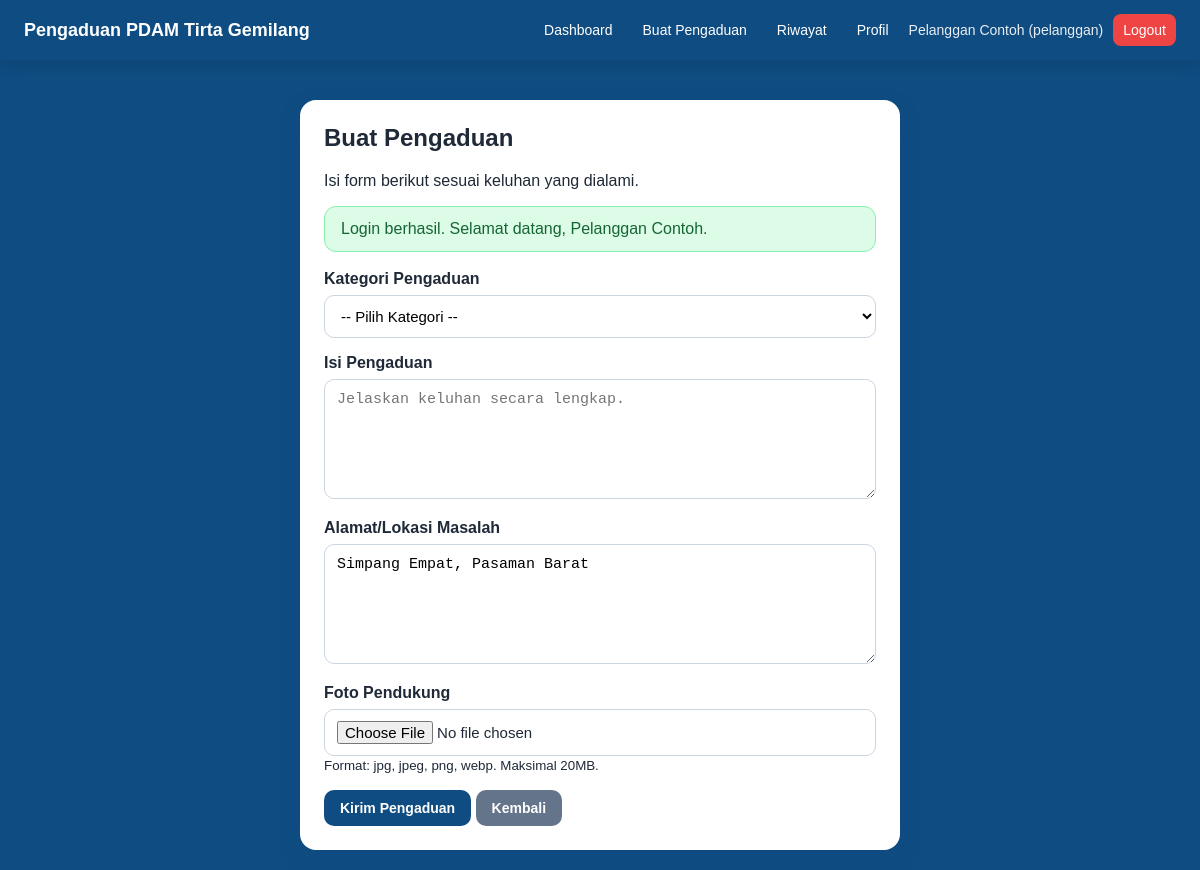
The page /pengaduan_buat.php (signed in) on the database its author committed.
### tables this page shows
CREATE TABLE pelanggan (
    id_pelanggan INT AUTO_INCREMENT PRIMARY KEY,
    id_user INT NOT NULL,
    no_sambungan VARCHAR(50) NOT NULL,
    nama_pelanggan VARCHAR(100) NOT NULL,
    alamat_pelanggan TEXT NOT NULL,
    no_hp VARCHAR(20),
    created_at DATETIME DEFAULT CURRENT_TIMESTAMP,
    CONSTRAINT fk_pelanggan_user
        FOREIGN KEY (id_user) REFERENCES users(id_user)
        ON DELETE CASCADE
        ON UPDATE CASCADE
);

### helpers.php (called while the page is built, shortened)
<?php
function e($value) {
    return htmlspecialchars((string)$value, ENT_QUOTES, 'UTF-8');
}
function asset($path = '') {
    return BASE_URL . '/' . ltrim($path, '/');
}
function current_user() {
    return $_SESSION['user'] ?? null;
}
function current_user_id() {
    return $_SESSION['user']['id_user'] ?? null;
}
function get_pelanggan_by_user($pdo, $id_user) {
    $stmt = $pdo->prepare("SELECT * FROM pelanggan WHERE id_user = ?");
    $stmt->execute([$id_user]);
    return $stmt->fetch();
}
?>

### pengaduan_buat.php (the view, shortened to what this page needs)
<?php
require_once __DIR__ . '/../config/database.php';
require_once __DIR__ . '/../config/helpers.php';
$pelanggan = get_pelanggan_by_user($pdo, current_user_id());
require_once __DIR__ . '/../includes/header.php';
require_once __DIR__ . '/../includes/navbar.php';
?>
<div class="container buat-pengaduan-page">
    <div class="card">
        <h2>Buat Pengaduan</h2>
        <p>Isi form berikut sesuai keluhan yang dialami.</p>
        <?php require_once __DIR__ . '/../includes/alerts.php'; ?>
        <form method="post" enctype="multipart/form-data">
            <div class="form-group">
                <label>Kategori Pengaduan</label>
                <select name="id_kategori" required>
                    <option value="">-- Pilih Kategori --</option>
                </select>
            </div>
            <div class="form-group">
        <label>Isi Pengaduan</label>
        <textarea name="isi_pengaduan" placeholder="Jelaskan keluhan secara lengkap." required></textarea>
    </div>
            <div class="form-group">
                <label>Alamat/Lokasi Masalah</label>
                <textarea name="alamat_lokasi" required><?= e($pelanggan['alamat_pelanggan']); ?></textarea>
            </div>
            <div class="form-group">
                <label>Foto Pendukung</label>
                <input type="file" name="foto_pengaduan" accept=".jpg,.jpeg,.png,.webp">
                <small>Format: jpg, jpeg, png, webp. Maksimal 20MB.</small>
            </div>
            <button class="btn" type="submit">Kirim Pengaduan</button>
            <a class="btn btn-secondary" href="<?= asset('pelanggan/dashboard.php'); ?>">Kembali</a>
        </form>
    </div>
</div>

### navbar.php
<?php $user = current_user(); ?>
<nav class="navbar" style="background: #0F4C81; !important;">
    <div class="nav-brand">
        <a href="<?= asset('dashboard.php'); ?>"><?= e(APP_SHORT_NAME); ?></a>
    </div>
    <?php if ($user): ?>
        <div class="nav-menu">
            <?php if ($user['role'] === 'admin'): ?>
                <a href="<?= asset('admin/dashboard.php'); ?>">Dashboard</a>
                <a href="<?= asset('admin/pengaduan.php'); ?>">Pengaduan</a>
                <a href="<?= asset('admin/kategori.php'); ?>">Kategori</a>
                <a href="<?= asset('admin/pelanggan.php'); ?>">Pelanggan</a>
                <a href="<?= asset('admin/teknisi.php'); ?>">Teknisi</a>
                <a href="<?= asset('admin/laporan.php'); ?>">Laporan</a>
            <?php elseif ($user['role'] === 'teknisi'): ?>
                <a href="<?= asset('teknisi/dashboard.php'); ?>">Dashboard</a>
                <a href="<?= asset('teknisi/tugas.php'); ?>">Tugas</a>
                <a href="<?= asset('teknisi/riwayat_penugasan.php'); ?>">Riwayat Penugasan</a>
            <?php else: ?>
                <a href="<?= asset('pelanggan/dashboard.php'); ?>">Dashboard</a>
                <a href="<?= asset('pelanggan/pengaduan_buat.php'); ?>">Buat Pengaduan</a>
                <a href="<?= asset('pelanggan/pengaduan_saya.php'); ?>">Riwayat</a>
                <a href="<?= asset('pelanggan/profil.php'); ?>">Profil</a>
            <?php endif; ?>
            <span class="nav-user"><?= e($user['nama']); ?> (<?= e($user['role']); ?>)</span>
            <a href="<?= asset('logout.php'); ?>" class="btn-logout">Logout</a>
        </div>
    <?php endif; ?>
</nav>

### style.css (style rules this page uses)
* { box-sizing: border-box; }
html, body { height: 100%; margin: 0; }
body { min-height: 100vh; font-family: Arial, Helvetica, sans-serif; background: #0f4c81; color: #1f2937; display: flex; flex-direction: column; }
a { text-decoration: none; color: inherit; }
.navbar { background: #5dade2; color: #fff; padding: 14px 24px; display: flex; justify-content: space-between; align-items: center; gap: 16px; flex-wrap: wrap; box-shadow: 0 4px 14px rgba(0,0,0,0.12); }
.nav-brand a { font-weight: bold; font-size: 18px; }
.nav-menu { display: flex; align-items: center; gap: 10px; flex-wrap: wrap; font-size: 14px; }
.nav-menu a { padding: 8px 10px; border-radius: 8px; }
.nav-user { opacity: 0.9; }
.btn-logout { background: #ef4444; color: #fff; }
.container { width: 100%; max-width: 100%; margin: 28px 0; padding: 0 24px; }
.card { background: #fff; border-radius: 16px; padding: 24px; box-shadow: 0 8px 24px rgba(15, 76, 129, 0.12); margin-bottom: 20px; }
.card h1, .card h2, .card h3 { margin-top: 0; }
.form-group { margin-bottom: 16px; }
label { display: block; font-weight: bold; margin-bottom: 7px; }
input, select, textarea { width: 100%; padding: 11px 12px; border: 1px solid #cbd5e1; border-radius: 10px; font-size: 15px; background: #fff; }
textarea { min-height: 120px; resize: vertical; }
.btn { display: inline-block; padding: 10px 16px; border: none; border-radius: 10px; background: #0f4c81; color: #fff; cursor: pointer; font-weight: bold; font-size: 14px; }
.btn-secondary { background: #64748b; }

### pengaduan_buat.php (style rules this page uses)
.buat-pengaduan-page { width: 50% !important; max-width: 1350px !important; margin: 40px auto !important; padding: 0 !important; }

### rows shown on the page
pelanggan: nama_pelanggan "Pelanggan Contoh", alamat_lokasi "Simpang Empat, Pasaman Barat"

### other values the page prints
APP_SHORT_NAME "Pengaduan PDAM Tirta Gemilang"
$user['role'] "pelanggan"
$msg "Login berhasil. Selamat datang, Pelanggan Contoh."
